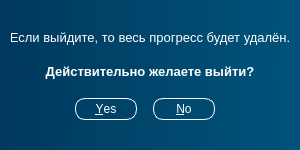
<?xml version="1.0" encoding="UTF-8"?>
<ui version="4.0">
 <class>Dialog</class>
 <widget class="QDialog" name="Dialog">
  <property name="geometry">
   <rect>
    <x>0</x>
    <y>0</y>
    <width>300</width>
    <height>150</height>
   </rect>
  </property>
  <property name="minimumSize">
   <size>
    <width>300</width>
    <height>150</height>
   </size>
  </property>
  <property name="maximumSize">
   <size>
    <width>300</width>
    <height>150</height>
   </size>
  </property>
  <property name="windowTitle">
   <string>Dialog</string>
  </property>
  <property name="styleSheet">
   <string notr="true">color: white;
background-color: qlineargradient(spread:pad, x1:0, y1:0, x2:1, y2:0, stop:0 rgb(0, 57, 95), stop:1 rgb(0, 83, 122))</string>
  </property>
  <layout class="QVBoxLayout" name="verticalLayout_2">
   <property name="spacing">
    <number>0</number>
   </property>
   <item>
    <widget class="QLabel" name="label">
     <property name="sizePolicy">
      <sizepolicy hsizetype="Preferred" vsizetype="Maximum">
       <horstretch>0</horstretch>
       <verstretch>0</verstretch>
      </sizepolicy>
     </property>
     <property name="font">
      <font>
       <pointsize>10</pointsize>
       <bold>false</bold>
      </font>
     </property>
     <property name="text">
      <string>Если выйдите, то весь прогресс будет удалён.</string>
     </property>
     <property name="alignment">
      <set>Qt::AlignmentFlag::AlignCenter</set>
     </property>
    </widget>
   </item>
   <item>
    <widget class="QLabel" name="label_2">
     <property name="sizePolicy">
      <sizepolicy hsizetype="Minimum" vsizetype="Maximum">
       <horstretch>0</horstretch>
       <verstretch>0</verstretch>
      </sizepolicy>
     </property>
     <property name="font">
      <font>
       <pointsize>10</pointsize>
       <bold>true</bold>
      </font>
     </property>
     <property name="text">
      <string>Действительно желаете выйти?</string>
     </property>
     <property name="alignment">
      <set>Qt::AlignmentFlag::AlignCenter</set>
     </property>
    </widget>
   </item>
   <item>
    <widget class="QDialogButtonBox" name="btns_dialog">
     <property name="styleSheet">
      <string notr="true">QPushButton {
	border: 1px solid;
	border-color: white;
	border-radius: 10px;
	background-color: none;
	height: 20px;
	width: 40px;
	padding-left: 10px;
	padding-right: 10px;
	margin-right: 10px;
}
QPushButton:hover {
	background-color: rgb(0, 111, 171)
}
QPushButton:pressed {
	background-color: rgb(0, 53, 93)
}</string>
     </property>
     <property name="orientation">
      <enum>Qt::Orientation::Horizontal</enum>
     </property>
     <property name="standardButtons">
      <set>QDialogButtonBox::StandardButton::No|QDialogButtonBox::StandardButton::Yes</set>
     </property>
     <property name="centerButtons">
      <bool>true</bool>
     </property>
    </widget>
   </item>
  </layout>
 </widget>
 <resources/>
 <connections>
  <connection>
   <sender>btns_dialog</sender>
   <signal>accepted()</signal>
   <receiver>Dialog</receiver>
   <slot>accept()</slot>
   <hints>
    <hint type="sourcelabel">
     <x>248</x>
     <y>254</y>
    </hint>
    <hint type="destinationlabel">
     <x>157</x>
     <y>274</y>
    </hint>
   </hints>
  </connection>
  <connection>
   <sender>btns_dialog</sender>
   <signal>rejected()</signal>
   <receiver>Dialog</receiver>
   <slot>reject()</slot>
   <hints>
    <hint type="sourcelabel">
     <x>316</x>
     <y>260</y>
    </hint>
    <hint type="destinationlabel">
     <x>286</x>
     <y>274</y>
    </hint>
   </hints>
  </connection>
 </connections>
</ui>
